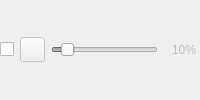
         <widget class="QWidget" name="pageChromakey">
          <layout class="QHBoxLayout" name="horizontalLayout_4">
           <property name="leftMargin">
            <number>0</number>
           </property>
           <property name="topMargin">
            <number>0</number>
           </property>
           <property name="rightMargin">
            <number>0</number>
           </property>
           <property name="bottomMargin">
            <number>0</number>
           </property>
           <item>
            <widget class="QCheckBox" name="chromakeyEnable">
             <property name="toolTip">
              <string>Enable/disable chromakey</string>
             </property>
             <property name="styleSheet">
              <string notr="true">QToolButton {
border:0px
}</string>
             </property>
             <property name="text">
              <string/>
             </property>
            </widget>
           </item>
           <item>
            <widget class="QPushButton" name="chromakeyColor">
             <property name="enabled">
              <bool>false</bool>
             </property>
             <property name="maximumSize">
              <size>
               <width>25</width>
               <height>25</height>
              </size>
             </property>
             <property name="toolTip">
              <string>Chromakeying color
(color to remove)</string>
             </property>
             <property name="statusTip">
              <string>Chromakeying color\n(color to remove)</string>
             </property>
             <property name="iconSize">
              <size>
               <width>16</width>
               <height>16</height>
              </size>
             </property>
             <property name="flat">
              <bool>false</bool>
             </property>
            </widget>
           </item>
           <item>
            <widget class="QSlider" name="chromakeySlider">
             <property name="enabled">
              <bool>false</bool>
             </property>
             <property name="toolTip">
              <string>Adjust chromakeying tolerance</string>
             </property>
             <property name="maximum">
              <number>100</number>
             </property>
             <property name="value">
              <number>10</number>
             </property>
             <property name="orientation">
              <enum>Qt::Horizontal</enum>
             </property>
            </widget>
           </item>
           <item>
            <widget class="QSpinBox" name="chromakeyBox">
             <property name="enabled">
              <bool>false</bool>
             </property>
             <property name="sizePolicy">
              <sizepolicy hsizetype="Maximum" vsizetype="Fixed">
               <horstretch>0</horstretch>
               <verstretch>0</verstretch>
              </sizepolicy>
             </property>
             <property name="toolTip">
              <string>Enter value</string>
             </property>
             <property name="frame">
              <bool>false</bool>
             </property>
             <property name="alignment">
              <set>Qt::AlignRight|Qt::AlignTrailing|Qt::AlignVCenter</set>
             </property>
             <property name="buttonSymbols">
              <enum>QAbstractSpinBox::NoButtons</enum>
             </property>
             <property name="correctionMode">
              <enum>QAbstractSpinBox::CorrectToNearestValue</enum>
             </property>
             <property name="keyboardTracking">
              <bool>false</bool>
             </property>
             <property name="suffix">
              <string>%</string>
             </property>
             <property name="maximum">
              <number>100</number>
             </property>
             <property name="value">
              <number>10</number>
             </property>
            </widget>
           </item>
          </layout>
         </widget>
